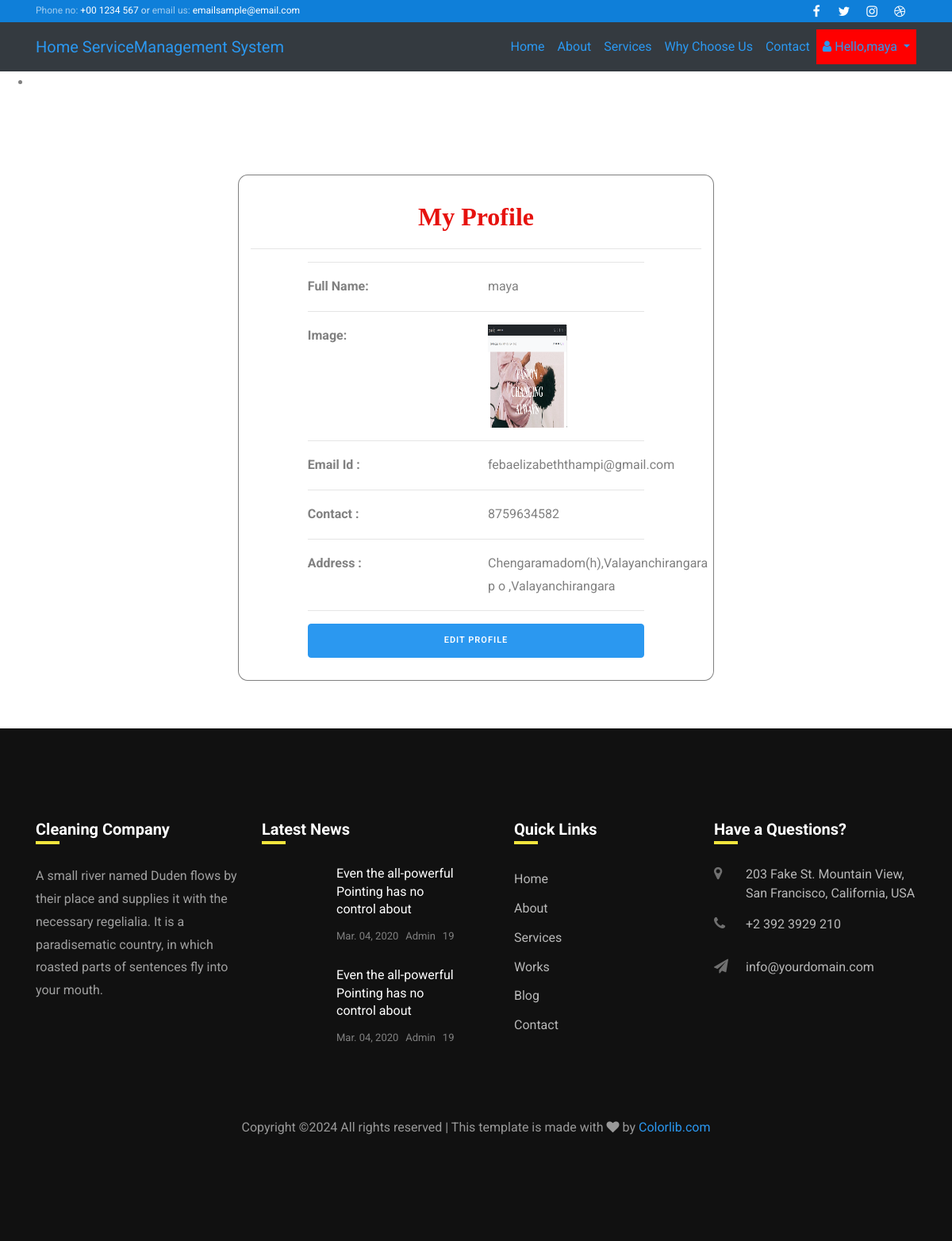
/flat_resident_profile/ (signed in), run on the app's committed database.
### siteusers/models.py (models this page shows, shortened)
class CustomUser(AbstractUser):
    is_houseresident = models.BooleanField(default=False)
    is_flatresident = models.BooleanField(default=False)
    is_housemaid = models.BooleanField(default=False)
    is_superuser = models.BooleanField(default=False)

class Housemaid(models.Model):
    status = models.ForeignKey(Status, on_delete=models.CASCADE, null=True)
    user = models.ForeignKey(CustomUser, on_delete=models.CASCADE, null=True)
    contact = models.CharField(max_length=100, null=True)
    address = models.CharField(max_length=100, null=True)
    doj = models.DateField(null=True)
    dob = models.DateField(null=True)
    id_type = models.CharField(max_length=100, null=True)
    service_name = models.ForeignKey(Service_Category,on_delete=models.CASCADE,null=True)
    experience = models.CharField(max_length=100, null=True)
    id_card = models.FileField(null=True)
    image = models.FileField(null=True)
    rate_per_hour = models.DecimalField(max_digits=10, decimal_places=2, null=True)

### siteusers/views.py (the view)
# urls.py: path('flat_resident_profile/',views.flat_resident_profile,name="flat_resident_profile"),
@login_required
def flat_resident_profile(request):
    user = CustomUser.objects.get(id=request.user.id)
    error = ""
    try:
        sign = Flat_Resident.objects.get(user=user)
        error = "pat"
    except:
        sign = Housemaid.objects.get(user=user)
    terror = False
    d = {'pro':sign,'error':error}
    return render(request,'flatresident_profile.html',d)

### siteusers/models.py (called while the page is built)
    def __str__(self):
        return self.category

### templates/flatresident_profile.html (shortened to what this page needs)
{% extends 'home.html' %}
{% load static %}
{% block content %}
	<div class="w3l_banner_info" style="height:10px">
		<div class="slider1">
			<div class="callbacks_container">
				<ul class="rslides" id="slider3">
					<li>
						<div class="slider1-img" style="height:90px">
						</div>
					</li>
				</ul>
			</div>
		</div>
	</div>
    <div class="container" style="width:50%;margin-top:10%;margin-bottom:5%;background:white;border-radius:2%;border:1px solid grey">
    <h2 style="font-weight:bold;font-family : 'Monotype Corsiva' ; color : #E6120E ;margin-top:5%" align="center">My Profile</h2><hr>
    <div align="left" class="container-fluid" style="width:80%;margin-bottom:5%">
    <hr><div class="row" >
        <div class="col-md-6 div2">
            <strong>Full Name:</strong>
        </div>
        <div class="col-md-6 div1">
            {{pro.user.username}} {{pro.user.firstname}}
        </div>
    </div><hr>
    <div class="row">
        <div class="col-md-6 div2">
            <strong>Image:</strong>
        </div>
        <div class="col-md-6">
            <img src="{{pro.image.url}}" style="width:100px;height:130px"></img>
        </div></div><hr>
    <div class="row">
        <div class="col-md-6 div2">
            <strong>Email Id :</strong>
        </div>
        <div class="col-md-6 div1">
            {{pro.user.email}}
        </div>
    </div><hr>
     <div class="row">
        <div class="col-md-6 div2">
            <strong>Contact :</strong>
        </div>
        <div class="col-md-6 div1">
            {{pro.contact}}
        </div>
     </div><hr>
    <div class="row">
        <div class="col-md-6 div2">
            <strong>Address :</strong>
        </div>
        <div class="col-md-6 div1">
            {{pro.address}}
        </div>
    </div><hr>
    <a href="{% url 'siteusers:edit_flat_resident_profile' %}"><button class="btn btn-primary" style="width:100%">Edit Profile</button></a>
    </div></div>
{% endblock %}

### templates/home.html (shortened to what this page needs)
<!DOCTYPE html>
{% load static %}
<html lang="en">
  <head>
    <link rel="stylesheet" href="https://stackpath.bootstrapcdn.com/font-awesome/4.7.0/css/font-awesome.min.css">
    <link rel="stylesheet" href="{% static 'css/animate.css' %}">
    <link rel="stylesheet" href="{% static 'css/owl.carousel.min.css' %}">
    <link rel="stylesheet" href="{% static 'css/owl.theme.default.min.css' %}">
    <link rel="stylesheet" href="{% static 'css/magnific-popup.css' %}">
    <link rel="stylesheet" href="{% static 'css/flaticon.css' %}">
    <link rel="stylesheet" href="{% static 'css/style.css' %}">
  </head>
  <body>
  	<div class="wrap">
			<div class="container">
				<div class="row justify-content-between">
						<div class="col-12 col-md d-flex align-items-center">
							<p class="mb-0 phone"><span class="mailus">Phone no:</span> <a href="#">+00 1234 567</a> or <span class="mailus">email us:</span> <a href="#">emailsample@email.com</a></p>
						</div>
						<div class="col-12 col-md d-flex justify-content-md-end">
							<div class="social-media">
				    		<p class="mb-0 d-flex">
				    			<a href="#" class="d-flex align-items-center justify-content-center"><span class="fa fa-facebook"><i class="sr-only">Facebook</i></span></a>
				    			<a href="#" class="d-flex align-items-center justify-content-center"><span class="fa fa-twitter"><i class="sr-only">Twitter</i></span></a>
				    			<a href="#" class="d-flex align-items-center justify-content-center"><span class="fa fa-instagram"><i class="sr-only">Instagram</i></span></a>
				    			<a href="#" class="d-flex align-items-center justify-content-center"><span class="fa fa-dribbble"><i class="sr-only">Dribbble</i></span></a>
				    		</p>
			        </div>
						</div>
				</div>
			</div>
		</div>
		<nav class="navbar navbar-expand-lg navbar-yellow ftco_navbar bg-dark ftco-navbar-dark" id="ftco-navbar">
	    <div class="container">
	    	<a class="navbar-brand" href="index.html">Home Service<span>Management System</span></a>
	      <div class="collapse navbar-collapse" id="ftco-nav">
	        <ul class="navbar-nav ml-auto">
	        	<li class="nav-item active"><a href="{% url 'siteusers:home' %}" class="nav-link">Home</a></li>
	        	<li class="nav-item"><a href="{% url 'siteusers:about' %}" class="nav-link">About</a></li>
				<li class="nav-item"><a href="{% url 'siteusers:services' %}" class="nav-link">Services</a></li>
            	<li class="nav-item"><a href="portfolio.html" class="nav-link">Why Choose Us</a></li>
	          <li class="nav-item"><a href="{% url 'siteusers:contact' %}" class="nav-link">Contact</a></li>
				{% if user.is_authenticated %}
				<li class="nav-item dropdown">
        <a class="nav-link dropdown-toggle" href="#" id="navbarDropdown" style="background-color:red" role="button" data-toggle="dropdown" aria-haspopup="true" aria-expanded="false">
          <i class="fa fa-user"></i> Hello,{{request.user.username}}
        </a>
      </li>
{% else %}
    <li class="nav-item">
        <a href="{% url 'siteusers:Login_User' %}" class="nav-link">Login</a>
    </li>
{% endif %}
	      </div>
	    </div>
	  </nav>
	{% block content %}{% endblock %}
    <footer class="footer ftco-section">
			<div class="container">
				<div class="row">
					<div class="col-md-6 col-lg-3 mb-4 mb-md-0">
						<h2 class="footer-heading">Cleaning Company</h2>
						<p>A small river named Duden flows by their place and supplies it with the necessary regelialia. It is a paradisematic country, in which roasted parts of sentences fly into your mouth.</p>
						<ul class="ftco-footer-social list-unstyled float-md-left float-lft mt-4">
            </ul>
					</div>
					<div class="col-md-6 col-lg-3 mb-4 mb-md-0">
						<h2 class="footer-heading">Latest News</h2>
						<div class="block-21 mb-4 d-flex">
              <a class="img mr-4 rounded" style="background-image: url({% static 'images/image_1.jpg' %});"></a>
              <div class="text">
                <h3 class="heading"><a href="#">Even the all-powerful Pointing has no control about</a></h3>
                <div class="meta">
                  <div><a href="#"> Mar. 04, 2020</a></div>
                  <div><a href="#"> Admin</a></div>
                  <div><a href="#"> 19</a></div>
                </div>
              </div>
            </div>
            <div class="block-21 mb-4 d-flex">
              <a class="img mr-4 rounded" style="background-image: url({% static 'images/image_2.jpg' %});"></a>
              <div class="text">
                <h3 class="heading"><a href="#">Even the all-powerful Pointing has no control about</a></h3>
                <div class="meta">
                  <div><a href="#"> Mar. 04, 2020</a></div>
                  <div><a href="#"> Admin</a></div>
                  <div><a href="#"> 19</a></div>
                </div>
              </div>
            </div>
					</div>
					<div class="col-md-6 col-lg-3 pl-lg-5 mb-4 mb-md-0">
						<h2 class="footer-heading">Quick Links</h2>
						<ul class="list-unstyled">
              <li><a href="#" class="py-1 d-block">Home</a></li>
              <li><a href="#" class="py-1 d-block">About</a></li>
              <li><a href="#" class="py-1 d-block">Services</a></li>
              <li><a href="#" class="py-1 d-block">Works</a></li>
              <li><a href="#" class="py-1 d-block">Blog</a></li>
              <li><a href="" class="py-1 d-block">Contact</a></li>
            </ul>
					</div>
					<div class="col-md-6 col-lg-3 mb-4 mb-md-0">
						<h2 class="footer-heading">Have a Questions?</h2>
						<div class="block-23 mb-3">
              <ul>
                <li><span class="icon fa fa-map-marker"></span><span class="text">203 Fake St. Mountain View, San Francisco, California, USA</span></li>
                <li><a href="#"><span class="icon fa fa-phone"></span><span class="text">+2 392 3929 210</span></a></li>
                <li><a href="#"><span class="icon fa fa-paper-plane"></span><span class="text">info@yourdomain.com</span></a></li>
              </ul>
            </div>
					</div>
				</div>
				<div class="row mt-5">
          <div class="col-md-12 text-center">
            <p class="copyright">
  Copyright &copy;<script>document.write(new Date().getFullYear());</script> All rights reserved | This template is made with <i class="fa fa-heart" aria-hidden="true"></i> by <a href="https://colorlib.com" target="_blank">Colorlib.com</a>
  </p>
          </div>
        </div>
			</div>
		</footer>
 </body>
</html>

### data on the page
CustomUser: user.username "maya"
Housemaid: user.username "maya", image (picture), user.email "febaelizabeththampi@gmail.com", contact "8759634582", address "Chengaramadom(h),Valayanchirangara p o ,Valayanchirangara"
